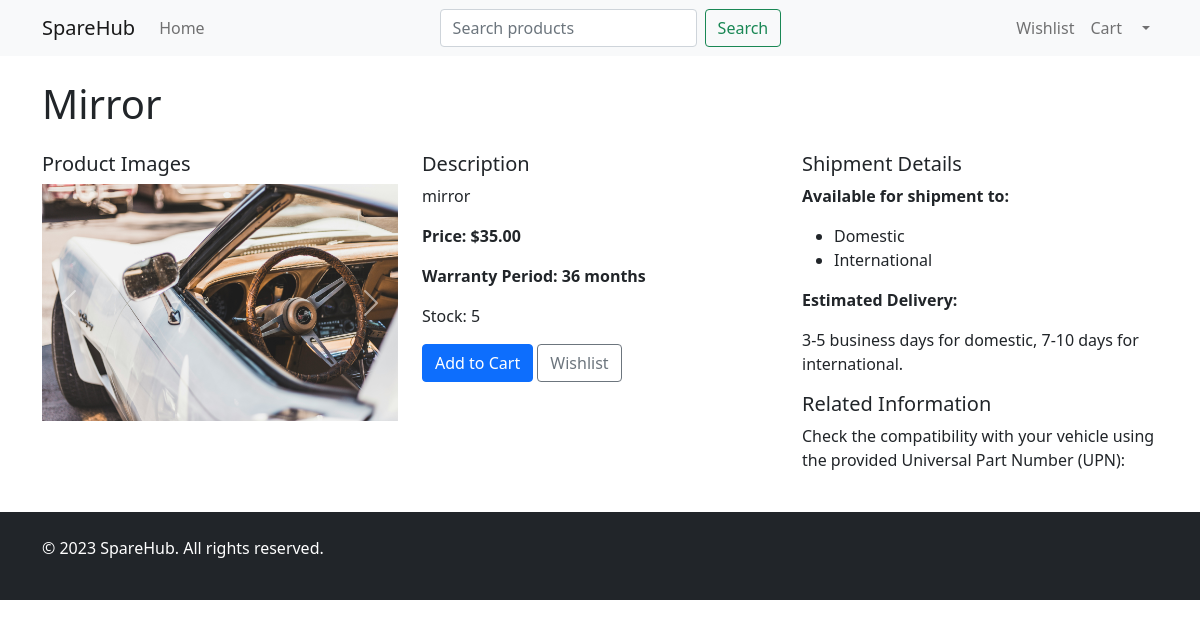
The app's page /product/2/, older data.
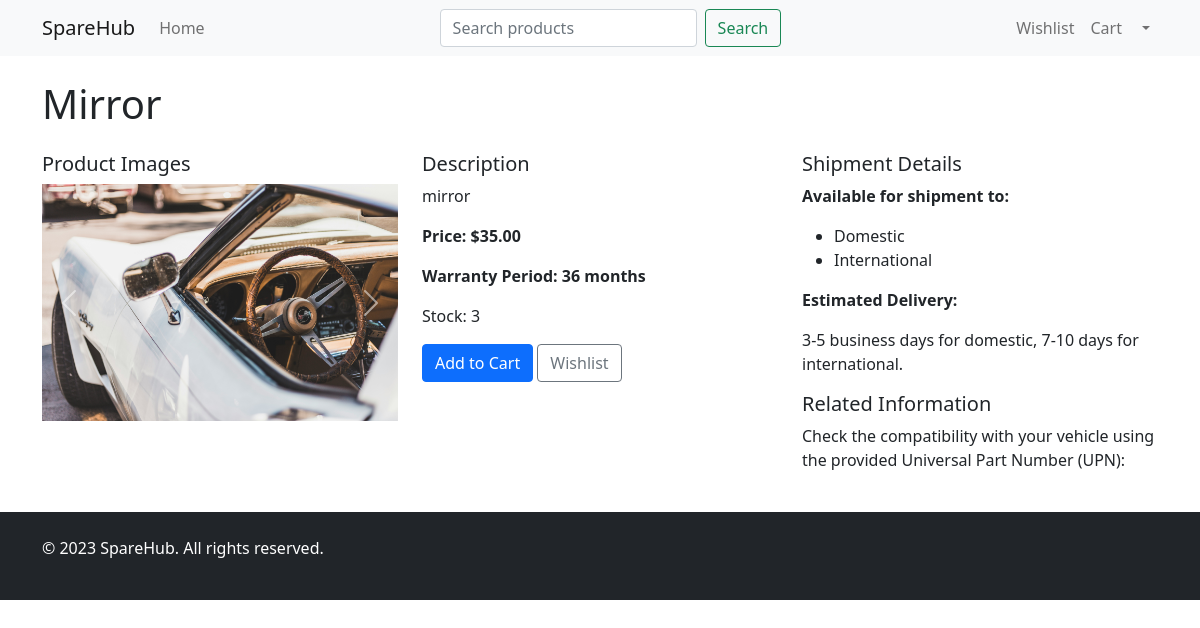
The same page, newer data.
### spares/models.py (models this page shows, shortened)
class Product(models.Model):
    CATEGORY_CHOICES = [
        ('Any', 'Any'),
        ('BODY', 'Body'),
        ('ENGINE', 'Engine'),
        ('TRANSMISSION', 'Transmission'),
        ('AC', 'AC'),
        ('FUEL_SUPPLY', 'Fuel Supply'),
        ('BRAKE', 'Brake'),
        ('SUSPENSION', 'Suspension'),
        ('STEERING', 'Steering'),
        ('INTERIOR', 'Interior'),
        ('ELECTRONIC', 'Electronic Components'),
        ('EXHAUST', 'Exhaust System'),
        ('WHEELS', 'Wheels'),
    ]
    company = models.ForeignKey(Company, on_delete=models.CASCADE, related_name='products')
    name = models.CharField(max_length=100)
    description = models.TextField()
    category = models.CharField(max_length=20, choices=CATEGORY_CHOICES)
    car_makes = models.CharField(max_length=255, blank=True)
    price = models.DecimalField(
        max_digits=10,
        decimal_places=2,
        validators=[MinValueValidator(0.01)]  # Ensure positive price
    )
    stock_quantity = models.PositiveIntegerField()
    warranty = models.CharField(max_length=100)  # This is probably the field you're using now
    availability = models.BooleanField(default=True)
    quantity = models.PositiveIntegerField(default=0)
    company_user = models.ForeignKey(User, on_delete=models.SET_NULL, null=True, blank=True, related_name='products')
    class Meta:
        unique_together = ['company', 'name']  # Ensure unique product names per company

class ProductImage(models.Model):
    product = models.ForeignKey(Product, related_name='images', on_delete=models.CASCADE)
    image = models.ImageField(upload_to='product_images/')

### spares/views.py (the view)
# urls.py: path('product/<int:product_id>/', product_detail, name='product_detail'),
def product_detail(request, product_id):
    product = get_object_or_404(Product, id=product_id)
    product.in_stock = product.stock_quantity > 0
    return render(request, 'product_detail.html', {
        'product': product
    })

### templates/product_detail.html (shortened to what this page needs)
{% load static %}
<!DOCTYPE html>
<html lang="en">
<head>
    <link href="https://cdn.jsdelivr.net/npm/bootstrap@5.1.3/dist/css/bootstrap.min.css" rel="stylesheet">
</head>
<body>
    <nav class="navbar navbar-expand-lg navbar-light bg-light">
        <div class="container">
            <a class="navbar-brand" href="{% url 'spares:browse_customer' %}">SpareHub</a>
            <div class="collapse navbar-collapse" id="navbarNav">
                <ul class="navbar-nav me-auto">
                    <li class="nav-item">
                        <a class="nav-link" href="{% url 'spares:browse_customer' %}">Home</a>
                    </li>
                </ul>
                <form class="d-flex" method="GET" action="{% url 'spares:browse_customer' %}">
                    <input class="form-control me-2" type="search" placeholder="Search products" aria-label="Search" name="search" value="{{ request.GET.search }}">
                    <button class="btn btn-outline-success" type="submit">Search</button>
                </form>
                <ul class="navbar-nav ms-auto">
                    <li class="nav-item">
                        <a class="nav-link" href="{% url 'spares:view_wishlist' %}"> Wishlist</a>
                    </li>
                    <li class="nav-item">
                        <a class="nav-link" href="{% url 'spares:view_cart' %}"> Cart</a>
                    </li>
                    <li class="nav-item dropdown">
                        <a class="nav-link dropdown-toggle" href="#" id="navbarDropdown" role="button" data-bs-toggle="dropdown" aria-expanded="false">
                        </a>
                    </li>
                </ul>
            </div>
        </div>
    </nav>
    <main class="container my-4">
        <h1 class="mb-4">{{ product.name }}</h1>
        <div class="row">
            <div class="col-md-4">
                <h5>Product Images</h5>
                <div id="carouselExampleIndicators" class="carousel slide" data-bs-ride="carousel">
                    <div class="carousel-inner">
                        {% for image in product.images.all %}
                            <div class="carousel-item {% if forloop.first %}active{% endif %}">
                                <img src="{{ image.image.url }}" class="d-block w-100" alt="{{ product.name }}">
                            </div>
                        {% endfor %}
                    </div>
                    <button class="carousel-control-prev" type="button" data-bs-target="#carouselExampleIndicators" data-bs-slide="prev">
                        <span class="carousel-control-prev-icon" aria-hidden="true"></span>
                    </button>
                    <button class="carousel-control-next" type="button" data-bs-target="#carouselExampleIndicators" data-bs-slide="next">
                        <span class="carousel-control-next-icon" aria-hidden="true"></span>
                    </button>
                </div>
            </div>
            <div class="col-md-4">
                <h5>Description</h5>
                <p>{{ product.description }}</p>
                <p><strong>Price: ${{ product.price }}</strong></p>
                <p><strong>Warranty Period: {{ product.warranty }} months</strong></p>
                <p>Stock: <span id="stock-{{ product.id }}">{{ product.stock_quantity }}</span></p>
                {% if product.in_stock %}
                    <button class="btn btn-primary add-to-cart" data-product-id="{{ product.id }}">Add to Cart</button>
                {% else %}
                    <button class="btn btn-secondary" disabled>Out of Stock</button>
                {% endif %}
                <button class="btn btn-outline-secondary add-to-wishlist" data-product-id="{{ product.id }}">
                     Wishlist
                </button>
            </div>
            <div class="col-md-4">
                <h5>Shipment Details</h5>
                <p><strong>Available for shipment to:</strong></p>
                <ul>
                    <li>Domestic</li>
                    <li>International</li>
                </ul>
                <p><strong>Estimated Delivery:</strong></p>
                <p>3-5 business days for domestic, 7-10 days for international.</p>
                <h5>Related Information</h5>
                <p>Check the compatibility with your vehicle using the provided Universal Part Number (UPN): <strong>{{ product.universal_part_number }}</strong></p>
            </div>
        </div>
    </main>
    <footer class="bg-dark text-white py-4">
        <div class="container">
            <p>&copy; 2023 SpareHub. All rights reserved.</p>
        </div>
    </footer>
</body>
</html>

Row changes from the older to the newer data that the page shows:
changed Product "Mirror": stock_quantity "5" → "3"
